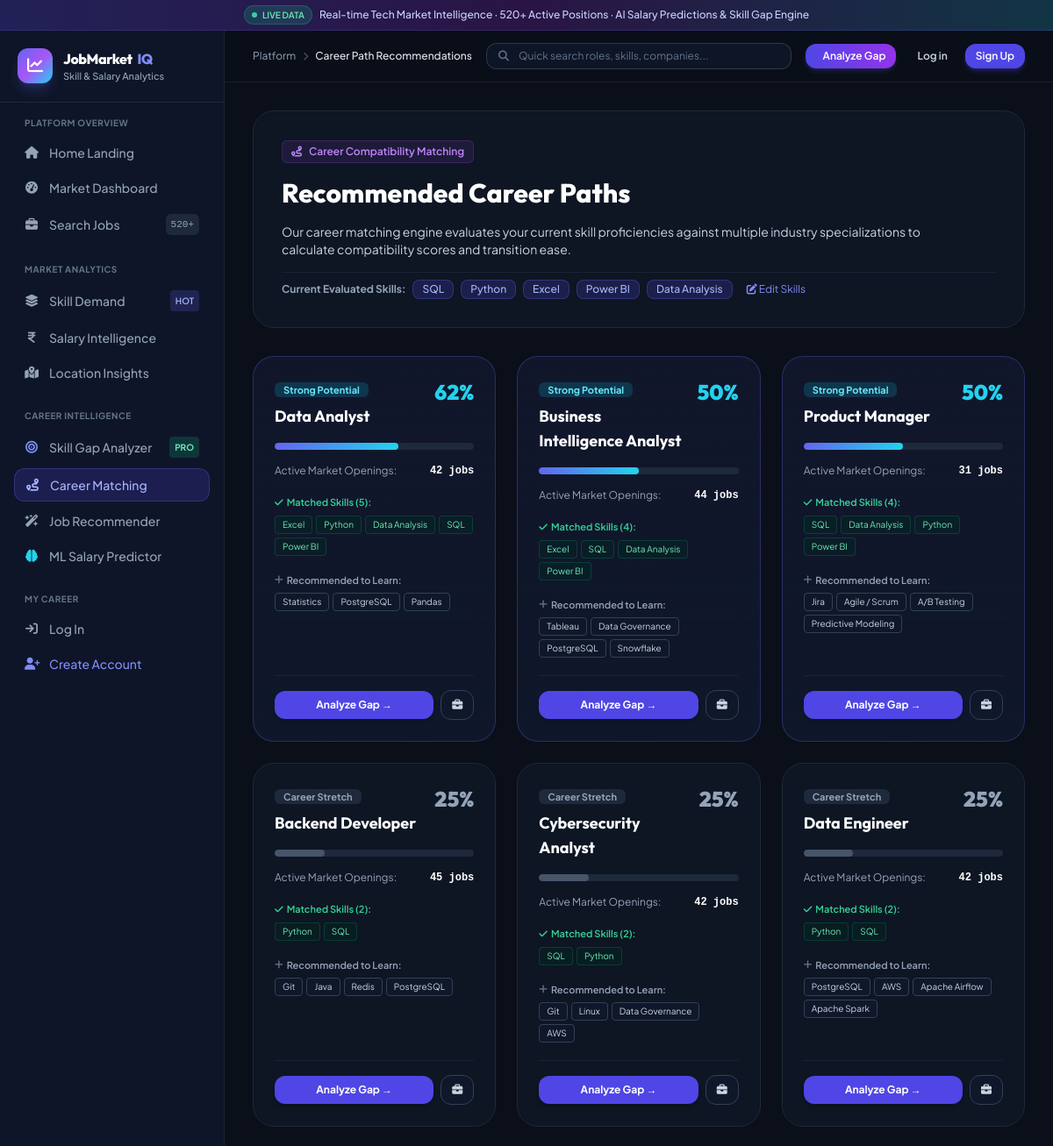
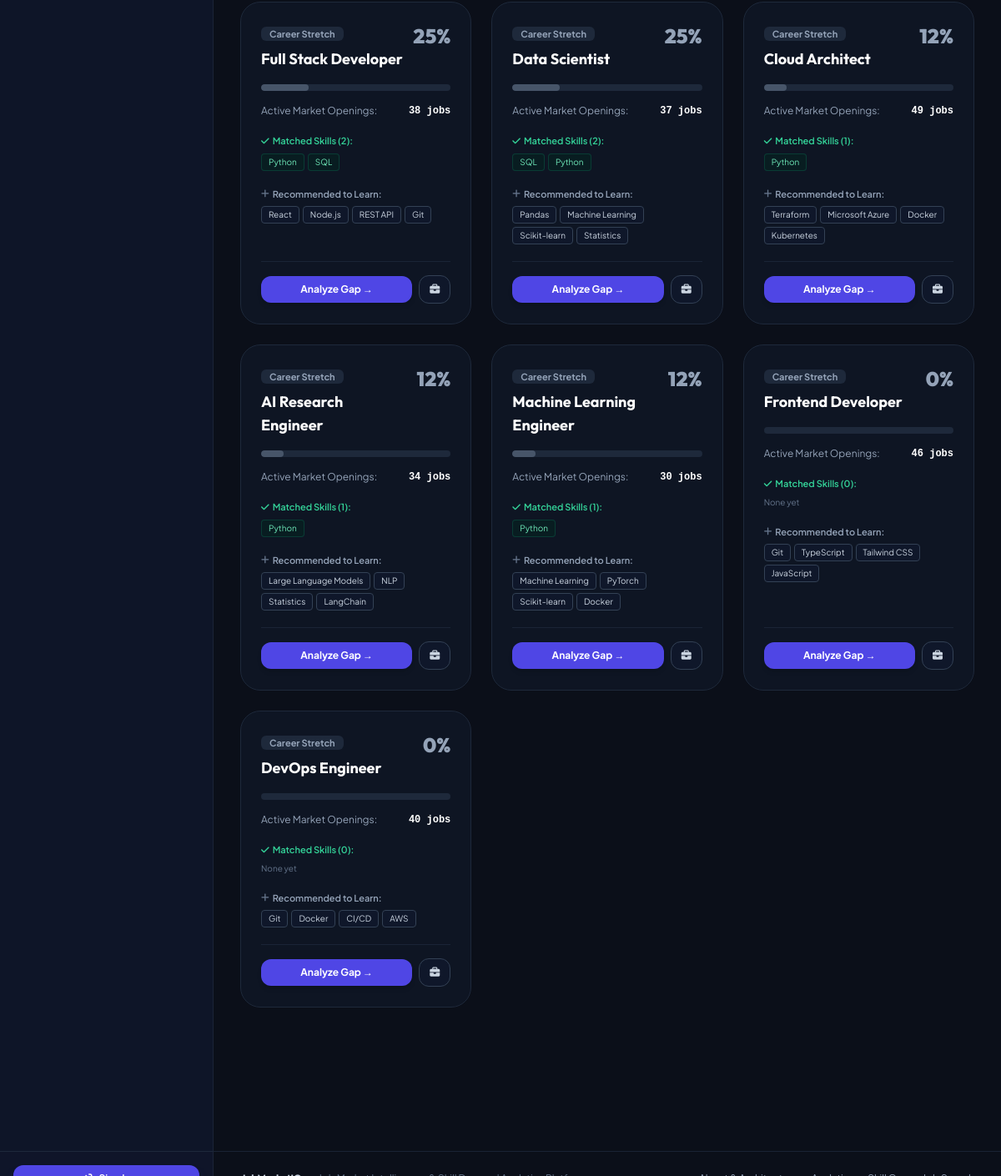
Page /recommendations/careers/ on the committed database (2 pictures, top to bottom).
### jobs/models.py (models this page shows, shortened)
class Skill(models.Model):
    CATEGORY_CHOICES = [
        ('programming', 'Programming Languages'),
        ('database', 'Databases & Warehousing'),
        ('visualization', 'Visualization & BI'),
        ('analytics', 'Analytics & Statistics'),
        ('cloud_devops', 'Cloud & DevOps'),
        ('ai_ml', 'AI & Machine Learning'),
        ('web_mobile', 'Web & Frameworks'),
        ('tools_other', 'Tools & Methodologies'),
    ]
    name = models.CharField(max_length=100, unique=True, db_index=True)
    category = models.CharField(max_length=50, choices=CATEGORY_CHOICES, default='programming', db_index=True)
    description = models.TextField(blank=True, null=True)
    icon = models.CharField(max_length=50, blank=True, default='fa-solid fa-code')
    importance_weight = models.FloatField(default=1.0)
    class Meta:
        ordering = ['name']
        verbose_name = 'Skill'
        verbose_name_plural = 'Skills'

### recommendations/views.py (the view)
# urls.py: path('careers/', views.career_recommendations, name='career_recommendations'),
def career_recommendations(request):
    if request.user.is_authenticated and hasattr(request.user, 'profile'):
        user_skills = list(request.user.profile.skills.values_list('name', flat=True))
    else:
        user_skills = ['SQL', 'Python', 'Excel', 'Power BI', 'Data Analysis']
    custom_skills = request.GET.getlist('skills')
    if custom_skills:
        user_skills = custom_skills
    careers = get_career_recommendations(user_skills)
    all_skills = Skill.objects.all().order_by('name')
    context = {
        'user_skills': user_skills,
        'careers': careers,
        'all_skills': all_skills,
    }
    return render(request, 'recommendations/career_recommendations.html', context)

### templates/recommendations/career_recommendations.html (shortened to what this page needs)
{% extends 'base.html' %}
{% block breadcrumb %}Career Path Recommendations{% endblock %}
{% block content %}
<div class="space-y-8 max-w-7xl mx-auto">
  <div class="glass-panel p-6 sm:p-8 rounded-3xl border border-slate-800 space-y-4">
    <div class="inline-flex items-center gap-2 px-2.5 py-1 rounded-md bg-purple-500/10 border border-purple-500/20 text-purple-400 text-xs font-semibold">
      <i class="fa-solid fa-route"></i> Career Compatibility Matching
    </div>
    <h1 class="font-heading text-2xl sm:text-3xl font-extrabold text-white">Recommended Career Paths</h1>
    <p class="text-slate-300 text-xs sm:text-sm max-w-3xl leading-relaxed">
      Our career matching engine evaluates your current skill proficiencies against multiple industry specializations to calculate compatibility scores and transition ease.
    </p>
    <div class="flex flex-wrap items-center gap-2 pt-2 border-t border-slate-800/80">
      <span class="text-xs font-bold text-slate-400">Current Evaluated Skills:</span>
      {% for sk in user_skills %}
      <span class="text-xs px-2.5 py-0.5 rounded-lg bg-indigo-600/20 text-indigo-300 border border-indigo-500/30 font-medium">
        {{ sk }}
      </span>
      {% empty %}
      <span class="text-xs text-slate-500">No skills currently in profile.</span>
      {% endfor %}
      <a href="{% url 'accounts:profile' %}" class="text-xs text-indigo-400 hover:underline ml-2">
        <i class="fa-solid fa-pen-to-square"></i> Edit Skills
      </a>
    </div>
  </div>
  <div class="grid grid-cols-1 md:grid-cols-2 lg:grid-cols-3 gap-6">
    {% for c in careers %}
    <div class="glass-panel p-6 rounded-3xl border {% if c.match_score >= 75 %}border-emerald-500/40 bg-gradient-to-b from-emerald-950/20 to-slate-900{% elif c.match_score >= 50 %}border-indigo-500/30 bg-gradient-to-b from-indigo-950/20 to-slate-900{% else %}border-slate-800{% endif %} card-hover flex flex-col justify-between space-y-5">
      <div class="space-y-4">
        <div class="flex items-start justify-between gap-3">
          <div>
            <span class="text-[11px] font-bold px-2.5 py-0.5 rounded-md {% if c.match_score >= 75 %}bg-emerald-500/20 text-emerald-300{% elif c.match_score >= 50 %}bg-cyan-500/20 text-cyan-300{% elif c.match_score >= 30 %}bg-amber-500/20 text-amber-300{% else %}bg-slate-800 text-slate-400{% endif %}">
              {{ c.fit_badge }}
            </span>
            <h2 class="font-heading text-lg font-bold text-white mt-1.5">{{ c.role }}</h2>
          </div>
          <span class="font-heading text-2xl font-black {% if c.match_score >= 75 %}text-emerald-400{% elif c.match_score >= 50 %}text-cyan-400{% else %}text-slate-400{% endif %}">
            {{ c.match_score }}%
          </span>
        </div>
        <div class="w-full bg-slate-800 rounded-full h-2 overflow-hidden">
          <div class="{% if c.match_score >= 75 %}bg-gradient-to-r from-emerald-400 to-teal-400{% elif c.match_score >= 50 %}bg-gradient-to-r from-indigo-500 to-cyan-400{% else %}bg-slate-600{% endif %} h-2 rounded-full" style="width: {{ c.match_score }}%;"></div>
        </div>
        <div class="text-xs text-slate-400 flex items-center justify-between">
          <span>Active Market Openings:</span>
          <span class="font-bold text-white font-mono">{{ c.total_openings }} jobs</span>
        </div>
        <div class="space-y-1.5 pt-1">
          <span class="text-[11px] font-semibold text-emerald-400 flex items-center gap-1">
            <i class="fa-solid fa-check"></i> Matched Skills ({{ c.matched_skills|length }}):
          </span>
          <div class="flex flex-wrap gap-1">
            {% for ms in c.matched_skills %}
            <span class="text-[10px] px-2 py-0.5 rounded bg-emerald-950/40 text-emerald-300 border border-emerald-500/20">
              {{ ms }}
            </span>
            {% empty %}
            <span class="text-[10px] text-slate-500">None yet</span>
            {% endfor %}
          </div>
        </div>
        {% if c.missing_skills %}
        <div class="space-y-1.5 pt-1">
          <span class="text-[11px] font-semibold text-slate-400 flex items-center gap-1">
            <i class="fa-solid fa-plus text-slate-500"></i> Recommended to Learn:
          </span>
          <div class="flex flex-wrap gap-1">
            {% for mis in c.missing_skills %}
            <span class="text-[10px] px-2 py-0.5 rounded bg-slate-900 text-slate-300 border border-slate-700">
              {{ mis }}
            </span>
            {% endfor %}
          </div>
        </div>
        {% endif %}
      </div>
      <div class="pt-4 border-t border-slate-800/80 flex items-center gap-2">
        <a href="{% url 'recommendations:skill_gap' %}?target_role={{ c.role }}" class="flex-1 py-2 px-3 rounded-xl bg-indigo-600 hover:bg-indigo-500 text-white font-bold text-xs text-center transition-all shadow-md">
          Analyze Gap &rarr;
        </a>
        <a href="{% url 'jobs:job_list' %}?role={{ c.role }}" class="py-2 px-3 rounded-xl bg-slate-900 hover:bg-slate-800 text-slate-300 text-xs font-semibold border border-slate-700 transition-colors" title="View Open Jobs">
          <i class="fa-solid fa-briefcase"></i>
        </a>
      </div>
    </div>
    {% endfor %}
  </div>
</div>
{% endblock %}

### static/css/custom.css (style rules this page uses)
:root { --font-display: 'Outfit', sans-serif; --font-body: 'Plus Jakarta Sans', sans-serif; }
body { font-family: var(--font-body); background-color: #0b0f19; color: #f1f5f9; overflow-x: hidden; }
h1, h2, h3, h4, h5, h6, .font-heading { font-family: var(--font-display); }
.glass-panel { background: rgba(17, 24, 39, 0.75); backdrop-filter: blur(16px); -webkit-backdrop-filter: blur(16px); border: 1px solid rgba(255, 255, 255, 0.08); }
.card-hover { transition: all 0.25s cubic-bezier(0.4, 0, 0.2, 1); }

### rows in the picture
Skill: name "SQL", matched_skills "SQL" "SQL" "SQL" "SQL" "SQL" "SQL" "SQL" "SQL"
Skill: name "Python", matched_skills "Python" "Python" "Python" "Python" "Python" "Python" "Python" "Python" "Python" "Python"
Skill: name "Excel", matched_skills "Excel" "Excel"
Skill: name "Power BI", matched_skills "Power BI" "Power BI" "Power BI"
Skill: name "Data Analysis", matched_skills "Data Analysis" "Data Analysis" "Data Analysis"
Skill: missing_skills "Statistics" "Statistics" "Statistics"
Skill: missing_skills "PostgreSQL" "PostgreSQL" "PostgreSQL" "PostgreSQL"
Skill: missing_skills "Pandas" "Pandas"
Skill: missing_skills "Tableau"
Skill: missing_skills "Data Governance" "Data Governance"
Skill: missing_skills "Snowflake"
Skill: missing_skills "Jira"
Skill: missing_skills "Agile / Scrum"
Skill: missing_skills "A/B Testing"
Skill: missing_skills "Predictive Modeling"
Skill: missing_skills "Git" "Git" "Git" "Git" "Git"
Skill: missing_skills "Java"
Skill: missing_skills "Redis"
Skill: missing_skills "Linux"
Skill: missing_skills "AWS" "AWS" "AWS"
Skill: missing_skills "Apache Airflow"
Skill: missing_skills "Apache Spark"
Skill: missing_skills "React"
Skill: missing_skills "Node.js"
Skill: missing_skills "REST API"
Skill: missing_skills "Machine Learning" "Machine Learning"
Skill: missing_skills "Scikit-learn" "Scikit-learn"
Skill: missing_skills "Terraform"
Skill: missing_skills "Microsoft Azure"
Skill: missing_skills "Docker" "Docker" "Docker"
Skill: missing_skills "Kubernetes"
Skill: missing_skills "Large Language Models"
Skill: missing_skills "NLP"
Skill: missing_skills "LangChain"
Skill: missing_skills "PyTorch"
Skill: missing_skills "TypeScript"
Skill: missing_skills "Tailwind CSS"
Skill: missing_skills "JavaScript"
Skill: missing_skills "CI/CD"

### other values in the picture
{{ c.fit_badge }} "Strong Potential" "Strong Potential" "Strong Potential" "Career Stretch" "Career Stretch" "Career Stretch" "Career Stretch" "Career Stretch" "Career Stretch" "Career Stretch" "Career Stretch" "Career Stretch" "Career Stretch"
{{ c.role }} "Data Analyst" "Business Intelligence Analyst" "Product Manager" "Backend Developer" "Cybersecurity Analyst" "Data Engineer" "Full Stack Developer" "Data Scientist" "Cloud Architect" "AI Research Engineer" "Machine Learning Engineer" "Frontend Developer" "DevOps Engineer"
{{ c.match_score }} "62" "50" "50" "25" "25" "25" "25" "25" "12" "12" "12" "0" "0"
{{ c.total_openings }} "42" "44" "31" "45" "42" "42" "38" "37" "49" "34" "30" "46" "40"
{{ c.matched_skills|length }} "5" "4" "4" "2" "2" "2" "2" "2" "1" "1" "1" "0" "0"
